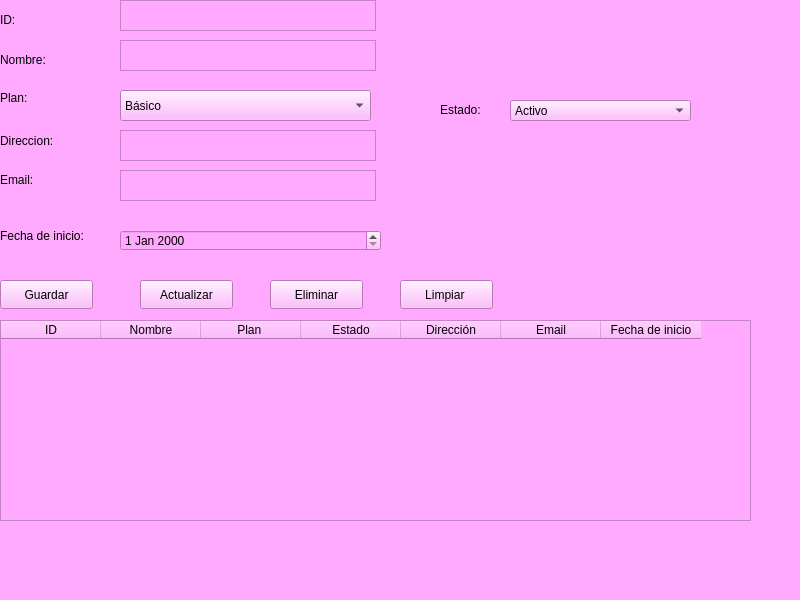
<?xml version="1.0" encoding="UTF-8"?>
<ui version="4.0">
 <class>MainWindow</class>
 <widget class="QMainWindow" name="MainWindow">
  <property name="geometry">
   <rect>
    <x>0</x>
    <y>0</y>
    <width>800</width>
    <height>600</height>
   </rect>
  </property>
  <property name="windowTitle">
   <string>MainWindow</string>
  </property>
  <property name="styleSheet">
   <string notr="true">background-color: rgb(255, 170, 255);</string>
  </property>
  <widget class="QWidget" name="centralwidget">
   <widget class="QLabel" name="label">
    <property name="geometry">
     <rect>
      <x>0</x>
      <y>10</y>
      <width>63</width>
      <height>20</height>
     </rect>
    </property>
    <property name="text">
     <string>ID:</string>
    </property>
   </widget>
   <widget class="QLabel" name="label_2">
    <property name="geometry">
     <rect>
      <x>0</x>
      <y>50</y>
      <width>63</width>
      <height>20</height>
     </rect>
    </property>
    <property name="text">
     <string>Nombre:</string>
    </property>
   </widget>
   <widget class="QLabel" name="label_3">
    <property name="geometry">
     <rect>
      <x>0</x>
      <y>90</y>
      <width>111</width>
      <height>16</height>
     </rect>
    </property>
    <property name="text">
     <string>Plan:</string>
    </property>
   </widget>
   <widget class="QLabel" name="label_4">
    <property name="geometry">
     <rect>
      <x>0</x>
      <y>130</y>
      <width>81</width>
      <height>21</height>
     </rect>
    </property>
    <property name="text">
     <string>Direccion:</string>
    </property>
   </widget>
   <widget class="QLabel" name="label_5">
    <property name="geometry">
     <rect>
      <x>0</x>
      <y>170</y>
      <width>63</width>
      <height>20</height>
     </rect>
    </property>
    <property name="text">
     <string>Email:</string>
    </property>
   </widget>
   <widget class="QTextBrowser" name="txtId">
    <property name="geometry">
     <rect>
      <x>120</x>
      <y>0</y>
      <width>256</width>
      <height>31</height>
     </rect>
    </property>
   </widget>
   <widget class="QTextBrowser" name="txtNombre">
    <property name="geometry">
     <rect>
      <x>120</x>
      <y>40</y>
      <width>256</width>
      <height>31</height>
     </rect>
    </property>
   </widget>
   <widget class="QTextBrowser" name="txtDireccion">
    <property name="geometry">
     <rect>
      <x>120</x>
      <y>130</y>
      <width>256</width>
      <height>31</height>
     </rect>
    </property>
   </widget>
   <widget class="QTextBrowser" name="txtEmail">
    <property name="geometry">
     <rect>
      <x>120</x>
      <y>170</y>
      <width>256</width>
      <height>31</height>
     </rect>
    </property>
   </widget>
   <widget class="QLabel" name="label_6">
    <property name="geometry">
     <rect>
      <x>0</x>
      <y>220</y>
      <width>111</width>
      <height>31</height>
     </rect>
    </property>
    <property name="text">
     <string>Fecha de inicio:</string>
    </property>
   </widget>
   <widget class="QDateEdit" name="dateinicio">
    <property name="geometry">
     <rect>
      <x>120</x>
      <y>230</y>
      <width>261</width>
      <height>21</height>
     </rect>
    </property>
   </widget>
   <widget class="QPushButton" name="btnGuardar">
    <property name="geometry">
     <rect>
      <x>0</x>
      <y>280</y>
      <width>93</width>
      <height>29</height>
     </rect>
    </property>
    <property name="text">
     <string>Guardar</string>
    </property>
   </widget>
   <widget class="QPushButton" name="btnActualizar">
    <property name="geometry">
     <rect>
      <x>140</x>
      <y>280</y>
      <width>93</width>
      <height>29</height>
     </rect>
    </property>
    <property name="text">
     <string>Actualizar</string>
    </property>
   </widget>
   <widget class="QPushButton" name="btnEliminar">
    <property name="geometry">
     <rect>
      <x>270</x>
      <y>280</y>
      <width>93</width>
      <height>29</height>
     </rect>
    </property>
    <property name="text">
     <string>Eliminar</string>
    </property>
   </widget>
   <widget class="QPushButton" name="btnLimpiar">
    <property name="geometry">
     <rect>
      <x>400</x>
      <y>280</y>
      <width>93</width>
      <height>29</height>
     </rect>
    </property>
    <property name="text">
     <string>Limpiar </string>
    </property>
   </widget>
   <widget class="QTableWidget" name="tableRegistros">
    <property name="geometry">
     <rect>
      <x>0</x>
      <y>320</y>
      <width>751</width>
      <height>201</height>
     </rect>
    </property>
    <column>
     <property name="text">
      <string>ID</string>
     </property>
    </column>
    <column>
     <property name="text">
      <string>Nombre</string>
     </property>
    </column>
    <column>
     <property name="text">
      <string>Plan </string>
     </property>
    </column>
    <column>
     <property name="text">
      <string>Estado</string>
     </property>
    </column>
    <column>
     <property name="text">
      <string>Dirección</string>
     </property>
    </column>
    <column>
     <property name="text">
      <string>Email</string>
     </property>
    </column>
    <column>
     <property name="text">
      <string>Fecha de inicio</string>
     </property>
    </column>
   </widget>
   <widget class="QLabel" name="label_7">
    <property name="geometry">
     <rect>
      <x>440</x>
      <y>100</y>
      <width>63</width>
      <height>20</height>
     </rect>
    </property>
    <property name="text">
     <string>Estado:</string>
    </property>
   </widget>
   <widget class="QComboBox" name="cmbEstado">
    <property name="geometry">
     <rect>
      <x>510</x>
      <y>100</y>
      <width>181</width>
      <height>21</height>
     </rect>
    </property>
    <item>
     <property name="text">
      <string>Activo</string>
     </property>
    </item>
    <item>
     <property name="text">
      <string>Inactivo</string>
     </property>
    </item>
   </widget>
   <widget class="QComboBox" name="cmbPlan">
    <property name="geometry">
     <rect>
      <x>120</x>
      <y>90</y>
      <width>251</width>
      <height>31</height>
     </rect>
    </property>
    <item>
     <property name="text">
      <string>Básico</string>
     </property>
    </item>
    <item>
     <property name="text">
      <string>Premiun</string>
     </property>
    </item>
    <item>
     <property name="text">
      <string>Corporativo</string>
     </property>
    </item>
   </widget>
  </widget>
  <widget class="QMenuBar" name="menubar">
   <property name="geometry">
    <rect>
     <x>0</x>
     <y>0</y>
     <width>800</width>
     <height>26</height>
    </rect>
   </property>
  </widget>
  <widget class="QStatusBar" name="statusbar"/>
 </widget>
 <resources/>
 <connections/>
</ui>
